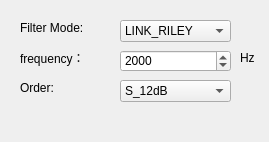
<?xml version="1.0" encoding="UTF-8"?>
<ui version="4.0">
 <class>AmpFilter1</class>
 <widget class="QWidget" name="AmpFilter1">
  <property name="windowModality">
   <enum>Qt::NonModal</enum>
  </property>
  <property name="geometry">
   <rect>
    <x>0</x>
    <y>0</y>
    <width>269</width>
    <height>142</height>
   </rect>
  </property>
  <property name="windowTitle">
   <string>AMPPF</string>
  </property>
  <widget class="QLabel" name="label">
   <property name="geometry">
    <rect>
     <x>20</x>
     <y>20</y>
     <width>100</width>
     <height>16</height>
    </rect>
   </property>
   <property name="text">
    <string>Filter Mode:</string>
   </property>
  </widget>
  <widget class="QLabel" name="label_2">
   <property name="geometry">
    <rect>
     <x>20</x>
     <y>50</y>
     <width>100</width>
     <height>16</height>
    </rect>
   </property>
   <property name="text">
    <string>frequency：</string>
   </property>
  </widget>
  <widget class="QLabel" name="label_3">
   <property name="geometry">
    <rect>
     <x>20</x>
     <y>80</y>
     <width>100</width>
     <height>16</height>
    </rect>
   </property>
   <property name="text">
    <string>Order:</string>
   </property>
  </widget>
  <widget class="QDoubleSpinBox" name="dSBFreq">
   <property name="geometry">
    <rect>
     <x>120</x>
     <y>50</y>
     <width>111</width>
     <height>22</height>
    </rect>
   </property>
   <property name="decimals">
    <number>0</number>
   </property>
   <property name="minimum">
    <double>20.000000000000000</double>
   </property>
   <property name="maximum">
    <double>20000.000000000000000</double>
   </property>
   <property name="value">
    <double>2000.000000000000000</double>
   </property>
  </widget>
  <widget class="QLabel" name="label_4">
   <property name="geometry">
    <rect>
     <x>240</x>
     <y>50</y>
     <width>21</width>
     <height>16</height>
    </rect>
   </property>
   <property name="text">
    <string>Hz</string>
   </property>
  </widget>
  <widget class="QComboBox" name="comboBox">
   <property name="geometry">
    <rect>
     <x>120</x>
     <y>20</y>
     <width>111</width>
     <height>22</height>
    </rect>
   </property>
   <item>
    <property name="text">
     <string>LINK_RILEY</string>
    </property>
   </item>
   <item>
    <property name="text">
     <string>BUTTER</string>
    </property>
   </item>
   <item>
    <property name="text">
     <string>BESSEL</string>
    </property>
   </item>
   <item>
    <property name="text">
     <string>BLACKMAN</string>
    </property>
   </item>
  </widget>
  <widget class="QSpinBox" name="spinBox">
   <property name="geometry">
    <rect>
     <x>120</x>
     <y>80</y>
     <width>111</width>
     <height>22</height>
    </rect>
   </property>
   <property name="maximum">
    <number>201</number>
   </property>
  </widget>
  <widget class="QComboBox" name="comboBox_2">
   <property name="geometry">
    <rect>
     <x>120</x>
     <y>80</y>
     <width>111</width>
     <height>22</height>
    </rect>
   </property>
   <item>
    <property name="text">
     <string>S_12dB</string>
    </property>
   </item>
   <item>
    <property name="text">
     <string>S_24dB</string>
    </property>
   </item>
   <item>
    <property name="text">
     <string>S_36dB</string>
    </property>
   </item>
   <item>
    <property name="text">
     <string>S_48dB</string>
    </property>
   </item>
  </widget>
 </widget>
 <resources/>
 <connections/>
</ui>
